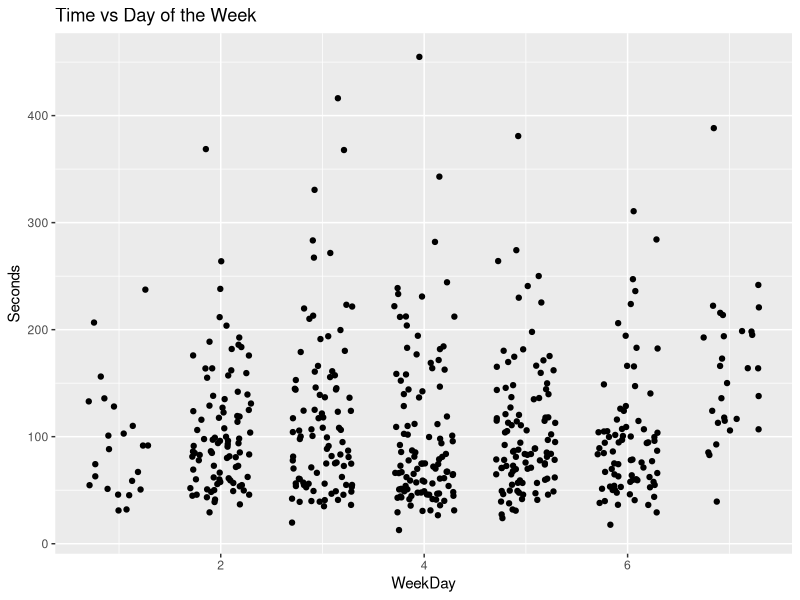
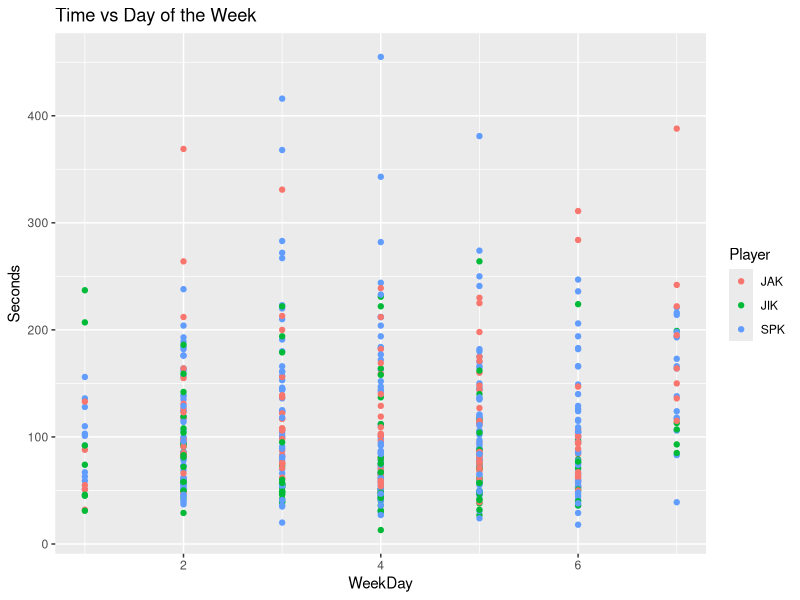
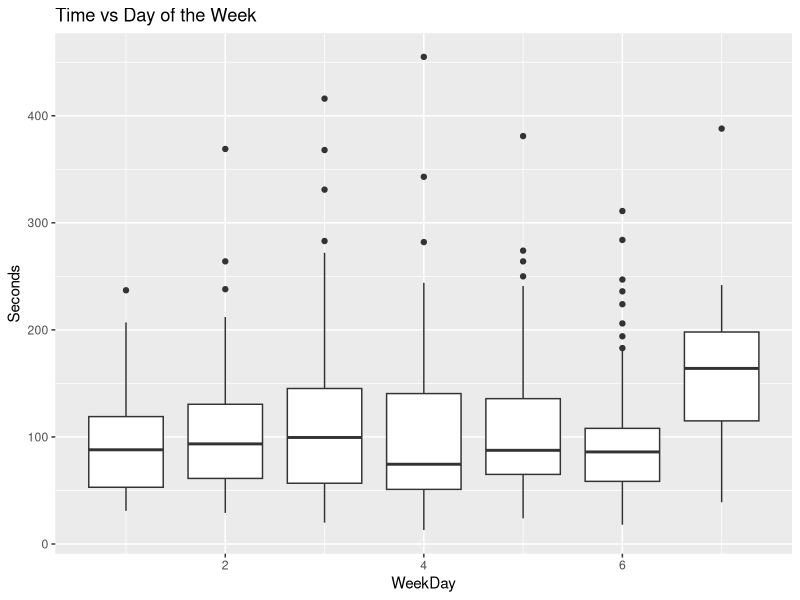

These figures' R source, in order:
## ---- chunk 1
knitr::opts_chunk$set(echo = TRUE)
## ---- chunk 2
if(!requireNamespace("tidyverse", quietly=TRUE)) {
  install.packages("tidyverse")
}
library("tidyverse", quietly = TRUE, warn.conflicts = FALSE)
## ---- chunk 3
d <- read.csv("nyt.csv", stringsAsFactors=FALSE)
## ---- chunk 4
nrow(d)
d <- d %>%
  filter(Player %in% c("SPK", "JAK", "JIK"))
nrow(d)
## ---- chunk 5
library("lubridate", quietly= TRUE)  # for working with date-time data
d$DateTime <- as.POSIXct(with(d,
  paste(Date, ifelse(is.na(TimeOfDay), "00:00", TimeOfDay))))
d$WeekDay <- wday(d$DateTime)
d$Seconds <- with(d, as.numeric(seconds(ms(Time))))
## ---- chunk 6
d %>% group_by(Player) %>%
  summarise(Mean = mean(Seconds), Median = median(Seconds), Min = min(Seconds), Max = max(Seconds), N=n())
## ---- chunk 7
d %>%
  ggplot(aes(x=WeekDay, y=Seconds)) +
    geom_jitter(position = position_jitter(width=.3)) +
    ggtitle("Time vs Day of the Week")
## ---- chunk 8
d %>%
  ggplot(aes(x=WeekDay, y=Seconds, color=Player)) +
    geom_point() +
    ggtitle("Time vs Day of the Week")
## ---- chunk 9
d %>%
  ggplot(aes(x=WeekDay, y=Seconds, group=WeekDay)) +
    geom_boxplot() +
    ggtitle("Time vs Day of the Week")
## ---- chunk 10
spkjak <- function(x) {
  m <- match(c("SPK","JAK"), x, nomatch=-1)
  if(all(m > 0)) {
      "SPKJAK"
  } else {
      NA
  }
}
d2 <- group_by(d, Date) %>%
  mutate(SPKJAK = spkjak(Player)) %>%
  ungroup() %>%
  filter(SPKJAK == "SPKJAK")
## ---- chunk 11
d3 <- d2 %>% select(Date, Player, Seconds) %>%
  group_by(Date) %>%
  spread(key=Player, value=Seconds) %>%
  ungroup()
